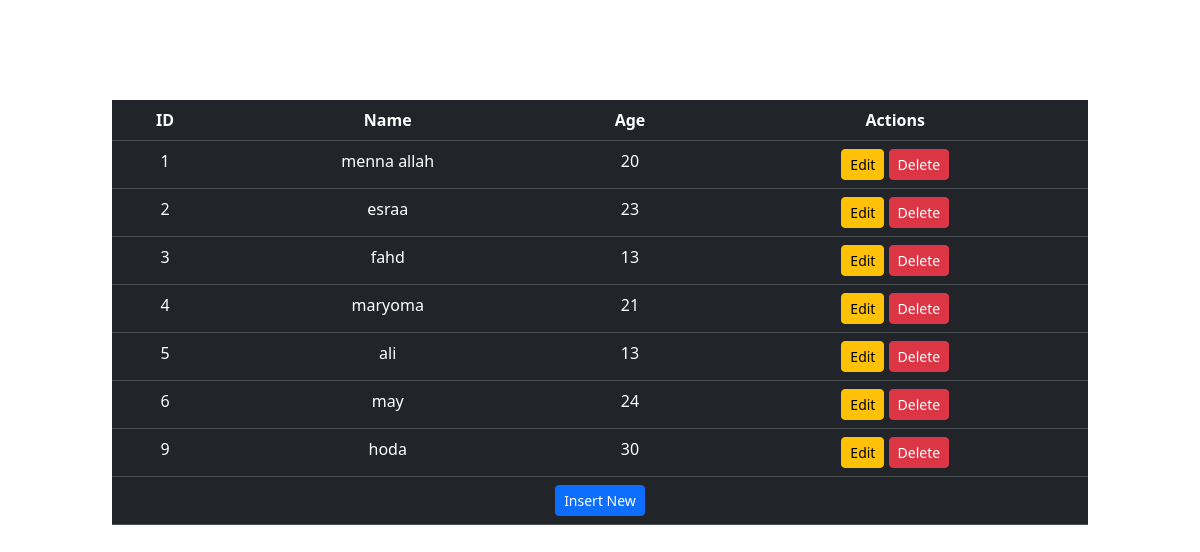
/crud_bootstrap/view.php, run on the app's committed database.
### tables this page shows
CREATE TABLE `custmers` (
  `ID` int NOT NULL,
  `name` varchar(20) NOT NULL,
  `age` int NOT NULL
);

### crud_bootstrap/view.php (the view, shortened to what this page needs)
<?php
include 'connect.php';
$cust = $connect->query("SELECT * FROM custmers");
$edit_id = isset($_GET['edit']) ? (int)$_GET['edit'] : null;
$insert_mode = isset($_GET['insert']);
?>
<!DOCTYPE html>
<html lang="en">
<head>
  <link href="https://cdn.jsdelivr.net/npm/bootstrap@5.3.7/dist/css/bootstrap.min.css" rel="stylesheet">
</head>
<body style="text-align:center; padding:100px;">
  <div class="container">
    <table class="table table-dark table-hover">
      <tr>
        <th>ID</th>
        <th>Name</th>
        <th>Age</th>
        <th>Actions</th>
      </tr>
      <?php while ($row = $cust->fetch_assoc()) { ?>
        <tr>
          <?php if ($edit_id === (int)$row['ID']) { ?>
            <form action="update.php" method="post">
              <td><?= $row['ID']; ?>
                <input type="hidden" name="id" value="<?= $row['ID']; ?>">
              </td>
              <td><input type="text" name="name" value="<?= $row['name']; ?>" class="form-control" required></td>
              <td><input type="number" name="age" value="<?= $row['age']; ?>" class="form-control" required></td>
              <td>
                <button type="submit" class="btn btn-success btn-sm">Save</button>
                <a href="view.php" class="btn btn-secondary btn-sm">Cancel</a>
              </td>
            </form>
          <?php } else { ?>
            <td><?= $row['ID']; ?></td>
            <td><?= $row['name']; ?></td>
            <td><?= $row['age']; ?></td>
            <td>
              <a href="view.php?edit=<?= $row['ID']; ?>" class="btn btn-warning btn-sm">Edit</a>
              <a href="delete.php?id=<?= $row['ID']; ?>" class="btn btn-danger btn-sm" onclick="return confirm('Are you sure you want to delete?')">Delete</a>
            </td>
          <?php } ?>
        </tr>
      <?php } ?>
      <?php if ($insert_mode) { ?>
        <tr>
          <form action="insert.php" method="post">
            <td>#</td>
            <td><input type="text" name="name" placeholder="Enter name" class="form-control" required></td>
            <td><input type="number" name="age" placeholder="Enter age" class="form-control" required></td>
            <td>
              <button type="submit" class="btn btn-success btn-sm">Confirm</button>
              <a href="view.php" class="btn btn-secondary btn-sm">Cancel</a>
            </td>
          </form>
        </tr>
      <?php } else { ?>
        <tr>
          <td colspan="4">
            <a href="view.php?insert=true" class="btn btn-primary btn-sm">Insert New</a>
          </td>
        </tr>
      <?php } ?>
    </table>
  </div>
</body>
</html>

### data on the page
custmers: ID "1", name "menna allah", age "20"
custmers: ID "2", name "esraa", age "23"
custmers: ID "3", name "fahd", age "13"
custmers: ID "4", name "maryoma", age "21"
custmers: ID "5", name "ali", age "13"
custmers: ID "6", name "may", age "24"
custmers: ID "9", name "hoda", age "30"
